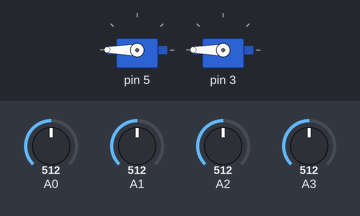
Recording of a program running on a simulated Arduino Uno, built with avr-gcc and run on an emulated ATmega328P. Parts: 2 × servo. The test bench sets the inputs (shaded band); at power-on: A0 = 512, A1 = 512, A2 = 512, A3 = 512. What the program prints to the serial monitor is not drawn.

Above: at 1.2 s.
1.3 s: A0 set to 604
2.8 s: A0 set to 623
At 3.28 s:
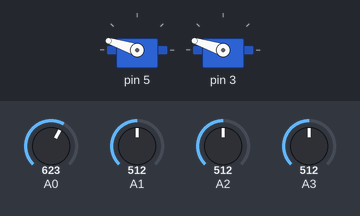
5.8 s: A1 set to 531
At 5.8 s:
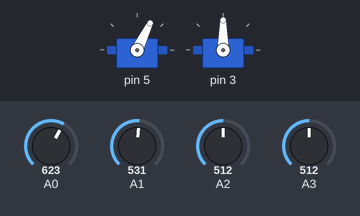
7.3 s: A2 set to 605
8.8 s: A2 set to 624
At 11.1 s:
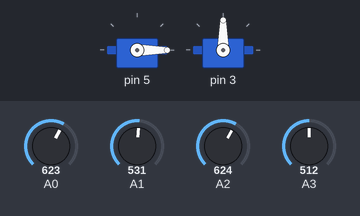
11.8 s: A3 set to 716
At 13.7 s:
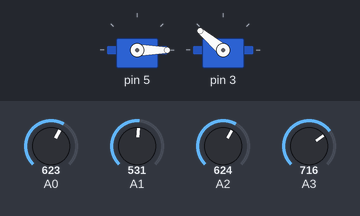
Timing chart, 0 to 15.2 s (numbered marks = the images above; inputs shaded):
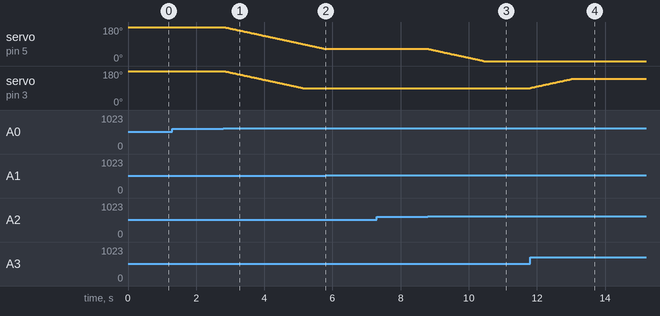

Measured:
- the behaviour switches between 612 and 613 on A0 (found by bisection; images 0 and 1)
- the behaviour switches between 522 and 523 on A1 (found by bisection; images 1 and 2)
- the behaviour switches between 612 and 613 on A2 (found by bisection; images 2 and 3)
- after the input at 2.8 s, servo on pin 5: moves from 180° to 64° over 3.0 s, starting at once; servo on pin 3: moves from 180° to 90° over 2.3 s, starting at once
- after the input at 5.8 s, servo on pin 5: stays 64° (without the input it goes to 63° after 0.02 s)
- after the input at 8.8 s, servo on pin 5: moves from 64° to 0° over 1.6 s, starting at once
- after the input at 11.8 s, servo on pin 3: moves from 90° to 140° over 1.3 s, starting at once

The program:

main.cpp
```cpp
#include "SunTracker.h"

SunTracker suntracker(A0,A1,A2,A3,5,3);

void setup() {
  Serial.begin(115200);
  suntracker.initializeServos();
  suntracker.setPosition(180,180);


}

void loop() {

  // threshold = 200, top servo value = 120
  //suntracker.trackHorizontal(200,120);

  suntracker.trackDualAxis(100);


  suntracker.infoPrint();


  delay(20);
}
```

SunTracker.h
```cpp
#include <Arduino.h>
#include <Servo.h>


class SunTracker {

    /*
        pr - photoresistor
    */


public:

    // Pins
    uint8_t pr_BottomLeft_pin;
    uint8_t pr_BottomRight_pin;
    uint8_t pr_TopLeft_pin;
    uint8_t pr_TopRight_pin;

    uint8_t servo_bottom_pin;
    uint8_t servo_top_pin;


    // Values
    uint16_t pr_BottomLeft_val;
    uint16_t pr_BottomRight_val;
    uint16_t pr_TopLeft_val;
    uint16_t pr_TopRight_val;

    uint8_t servo_bottom_steer_val;
    uint8_t servo_top_steer_val;

    // Other
    const uint8_t MAX_TILT_DOWN = 90;
    const uint8_t MAX_TILT_UP = 140;


    // Objects
    Servo servo_bottom;
    Servo servo_top;


    // Constructors
    SunTracker(uint8_t pr_BottomLeft_pin,uint8_t pr_BottomRight_pin,uint8_t pr_TopLeft_pin,uint8_t pr_TopRight_pin,uint8_t servo_bottom_pin,uint8_t servo_top_pin) {
        this -> pr_BottomLeft_pin = pr_BottomLeft_pin;
        this -> pr_BottomRight_pin = pr_BottomRight_pin;
        this -> pr_TopLeft_pin = pr_TopLeft_pin;
        this -> pr_TopRight_pin = pr_TopRight_pin;

        this -> servo_bottom_pin = servo_bottom_pin;
        this -> servo_top_pin = servo_top_pin;
    }

    // Functions

    void initializeServos() {
        servo_bottom.attach(servo_bottom_pin);
        servo_top.attach(servo_top_pin);
    }

    void setPosition(uint8_t servo_bottom_steer_val,uint8_t servo_top_steer_val) {
        this -> servo_bottom_steer_val = servo_bottom_steer_val;
        this -> servo_top_steer_val = servo_top_steer_val;

        steerServos();
    }

    void steerServos() {
        servo_bottom.write(servo_bottom_steer_val);
        servo_top.write(servo_top_steer_val);
    }

    void trackHorizontal(int threshold,uint8_t servo_top_steer_val) {
        /*
         using only top photoresistors.
        */

        measurePhotoresistorsValues();

        int error_bottom = pr_BottomLeft_val - pr_BottomRight_val;
        int error_top = pr_TopLeft_val - pr_TopRight_val;

        if (error_top > threshold || error_bottom > threshold) {
            if (servo_bottom_steer_val > 0) {
                servo_bottom_steer_val -= 1;
            }
        } else if (error_top < -threshold || error_bottom < -threshold) {
            if (servo_bottom_steer_val < 180) {
                servo_bottom_steer_val += 1;
            }
        }

        // saving photoresistors values to suntracker variables
        //this -> servo_bottom_steer_val = servo_bottom_steer_val;
        this -> servo_top_steer_val = servo_top_steer_val;

        steerServos();

    }

    void trackDualAxis(int threshold) {

        measurePhotoresistorsValues();

        // horizontal
        int error_bottom = pr_BottomLeft_val - pr_BottomRight_val;
        int error_top = pr_TopLeft_val - pr_TopRight_val;

        if (error_top > threshold || error_bottom > threshold) {
            if (servo_bottom_steer_val > 0) {
                servo_bottom_steer_val -= 1;
            }
        } else if (error_top < -threshold || error_bottom < -threshold) {
            if (servo_bottom_steer_val < MAX_TILT_UP) {
                servo_bottom_steer_val += 1;
            }
        }

        // vertical
        int error_left = pr_BottomLeft_val - pr_TopLeft_val;
        int error_right = pr_BottomRight_val - pr_TopRight_val;

        if (error_left > threshold || error_right > threshold) {
            if (servo_top_steer_val > MAX_TILT_DOWN) {
                servo_top_steer_val -= 1;
            }
        } else if (error_left < -threshold || error_right < -threshold) {
            if (servo_top_steer_val < MAX_TILT_UP) {
                servo_top_steer_val += 1;
            }
        }

        steerServos();
    }


    void measurePhotoresistorsValues() {
        pr_BottomLeft_val = analogRead(pr_BottomLeft_pin);
        pr_BottomRight_val = analogRead(pr_BottomRight_pin);
        pr_TopLeft_val = analogRead(pr_TopLeft_pin);
        pr_TopRight_val = analogRead(pr_TopRight_pin);
    }
    uint16_t getPhotoresistorsValues() {
        measurePhotoresistorsValues();
        return pr_BottomLeft_val, pr_BottomRight_val, pr_TopLeft_val, pr_TopRight_val;
    }

    void infoPrint() {
        Serial.print(">Top Left:");
        Serial.println(pr_TopLeft_val);

        Serial.print(">Top Right:");
        Serial.println(pr_TopRight_val);

        Serial.print(">Bottom Left:");
        Serial.println(pr_BottomLeft_val);

        Serial.print(">Bottom Right:");
        Serial.println(pr_BottomRight_val);

        Serial.print(">Servo bottom steer value:");
        Serial.println(servo_bottom_steer_val);

        Serial.print(">Servo top steer value:");
        Serial.println(servo_top_steer_val);

    }
};
```
